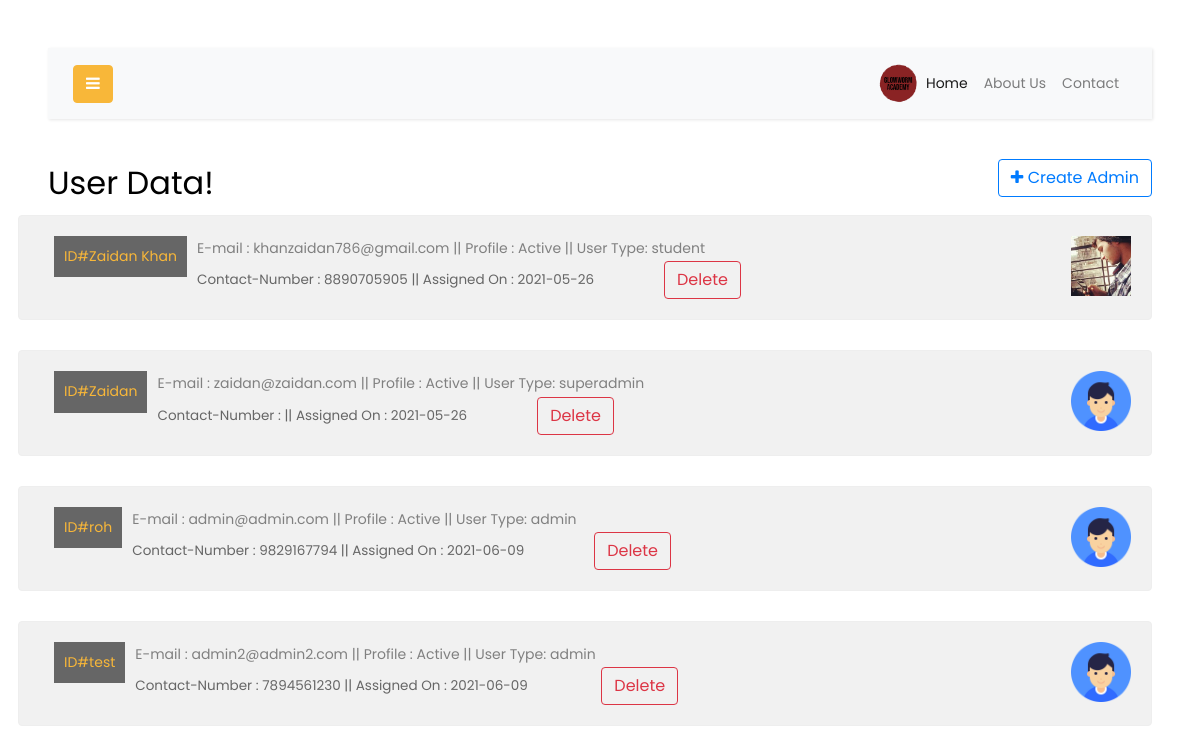
The page /user.php (signed in) on the database its author committed.
### tables this page shows
CREATE TABLE `users` (
  `id` int(11) NOT NULL,
  `username` varchar(100) NOT NULL,
  `email` varchar(100) NOT NULL,
  `mobile` varchar(12) NOT NULL,
  `password` varchar(100) NOT NULL,
  `bio` varchar(255) NOT NULL,
  `date` text DEFAULT NULL,
  `active` varchar(10) NOT NULL,
  `token_key` varchar(255) NOT NULL,
  `state` text NOT NULL DEFAULT 'Rajasthan',
  `city` text NOT NULL,
  `postalcode` varchar(10) NOT NULL DEFAULT '000000',
  `education` varchar(255) DEFAULT NULL,
  `country` varchar(255) DEFAULT NULL,
  `additional` varchar(255) DEFAULT NULL,
  `profile_pic` varchar(120) DEFAULT NULL,
  `user_type` text NOT NULL,
  `mobile_otp` varchar(60) NOT NULL,
  `mobile_active` text NOT NULL
);

### user.php (the view, shortened to what this page needs)
<!doctype html>
<?php include_once("database/phpmyadmin/connection.php"); ?>
<html lang="en">
  <head>
    <?php
        $query = "SELECT * from users WHERE email = '".$_SESSION['email'] ."'";
        $result = mysqli_query($conn, $query);
        while($rows = mysqli_fetch_assoc($result))
        {
        $ut = $rows['user_type'];
        }
    ?>
		<link rel="stylesheet" href="https://stackpath.bootstrapcdn.com/font-awesome/4.7.0/css/font-awesome.min.css">
		<link rel="stylesheet" href="css/css/style.css">
  </head>
  <body>
  <div id="content" class="p-4 p-md-5">
<nav class="navbar navbar-expand-lg navbar-light bg-light">
  <div class="container-fluid">
    <button type="button" id="sidebarCollapse" class="btn btn-primary">
      <i class="fa fa-bars"></i>
    </button>
    <div class="collapse navbar-collapse" id="navbarSupportedContent">
      <ul class="nav navbar-nav ml-auto">
      <li class="nav-item active">
      <img src="images/main.png" width ="40px">
      </li>
        <li class="nav-item active">
            <a class="nav-link" href="index.php">Home</a>
        </li>
        <li class="nav-item">
            <a class="nav-link" href="about.php">About Us</a>
        </li>
        <li class="nav-item">
            <a class="nav-link" href="contact.php">Contact</a>
        </li>
      </ul>
    </div>
  </div>
</nav>
<div class="row mt-12">
      <h2 class="col-md-4" id="subhead">User Data!</h2>
      <?php
        if ($ut == 'superadmin') {
      echo '<div class="col-md-8"><a href="admin-create.php"><button type="button" onclick="showAlert()" class="btn btn-outline-primary float-right"><i class="fa fa-plus" aria-hidden="true"></i> Create Admin</button></a></div>';
        }else {}
      ?>
      <?php
        $query = "SELECT * from users";
        $result = mysqli_query($conn, $query);
        while($rows = mysqli_fetch_assoc($result))
        {
        $id = $rows['id'];
        $username = $rows['username'];
        $email = $rows['email'];
        $mobile = $rows['mobile'];
    	  $date = $rows['date'];
        $user_type = $rows['user_type'];
        $check_pic = mysqli_query($conn, "SELECT profile_pic from users WHERE id=$id");
        $get_pic_row = mysqli_fetch_assoc($check_pic);
        $profile_pic_db = $get_pic_row['profile_pic'];
    	  $active = $rows['active'];
        if($active == 1) {
        if ($profile_pic_db == "") {
          $active = "Active";
          echo "<div class='row' style='border-radius: 4px; border: 1px solid #eee; width: 100%; height: 15%; background: #f1f1f1; margin-bottom: 30px;'>
          <div class='col-sm' style='padding: 20px;'><img src='images/user.png' width='60px;' height='60px' style='float: right;'></img>
          <a href='user.php?id=$id'><div class='col-sm'><div style='background: #666; padding-top: 8px; margin-right: 10px; padding-bottom: 8px; padding-left: 10px; padding-right: 10px; float: left;'>
          ID#$username</a></div></div> E-mail : $email || Profile : $active || User Type: $user_type <div class='col-sm' style='font-size: 13.5px; color: #666;'>Contact-Number : $mobile || Assigned On : $date<a href='delete.php?id=$id'><button style='margin-left: 70px;' type='button' class='btn btn-outline-danger'>Delete</button></a></div></div></div>";
          }
              else{
              $active = "Active";
              $profile_pic2 = "userdata/".$profile_pic_db;
              echo "<div class='row' style='border-radius: 4px; border: 1px solid #eee; width: 100%; height: 15%; background: #f1f1f1; margin-bottom: 30px;'>
              <div class='col-sm' style='padding: 20px;'><img src='$profile_pic2' width='60px;' height='60px' style='float: right;'></img>
              <a href='user.php?id=$id'><div class='col-sm'><div style='background: #666; padding-top: 8px; margin-right: 10px; padding-bottom: 8px; padding-left: 10px; padding-right: 10px; float: left;'>
              ID#$username</a></div></div> E-mail : $email || Profile : $active ||  User Type: $user_type <div class='col-sm' style='font-size: 13.5px; color: #666;'>Contact-Number : $mobile || Assigned On : $date<a href='delete.php?id=$id'><button style='margin-left: 70px;' type='button' class='btn btn-outline-danger'>Delete</button></a></div></div></div>";
          }
        }}
        ?>
  </body>
</html>

### rows shown on the page
users: profile_pic (picture), username "Zaidan Khan", email "khanzaidan786@gmail.com", profile_pic "Active", user_type "student", mobile "8890705905", date "2021-05-26"
users: username "Zaidan", email "zaidan@zaidan.com", active "Active", user_type "superadmin", date "2021-05-26"
users: username "roh", email "admin@admin.com", active "Active", user_type "admin", mobile "9829167794", date "2021-06-09"
users: username "test", email "admin2@admin2.com", active "Active", user_type "admin", mobile "7894561230", date "2021-06-09"
